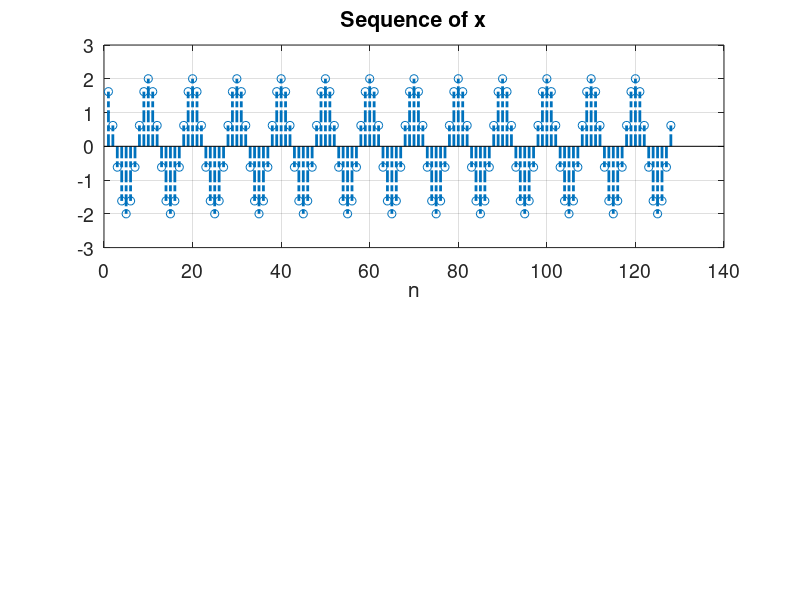

Reproduce this figure in MATLAB. (Note: this script raises an error after producing the figure.)
clc;clear;
close all;

%% Information
% Author : Limin Gu
% Date   : 2021/09/28
% Function : DFT of gate function

%% Parameters
H = 2;                  % Height of gate funciton
Lx = 128;                % Points of signal x

Nf = 128;                % Points of f aixs;

%% Create signal x
if Nf >= Lx
    % Zero-padding
    N0 = Nf-Lx;
    n = 1:1:Nf;
    x = zeros(1,Nf);
    x(1:Lx) = H;
    x(1:Lx) = H*cos(2*pi*0.1*(1:1:Lx));
    
elseif Nf < Lx
    % Wrapping
    NN = ceil(Lx/Nf);
    n = 1:1:Nf*NN;
    x = zeros(1,Nf*NN);
    x(1:Lx) = H;
    x(1:Lx) = H*cos(2*pi*0.1*(1:1:Lx));

end

figure
subplot(211)
stem(n,x,'-.','lineWidth',2)
title('Sequence of x')
xlabel('n')
% xlim([1,100])
ylim([-H-1,H+1])
set(gca,'FontSize',14);
grid on

%% DFT
if Nf >= Lx
    X = my_DFT(n,x,Nf);
elseif Nf < Lx
   x1 = zeros(1,Nf);
   for ii = 0:1:NN-1
       x1 = x1+x(ii*Nf+1:(ii+1)*Nf);
   end
   n1 = 1:1:Nf;
   X = my_DFT(n1,x1,Nf);
end

X = fftshift(X);
f = -0.5:1/Nf:0.5-1/Nf;
f_2 = -0.5:1/1000:0.5;
X_2 = my_DTFT(n,x,f_2,'None');

%% FFT
X2 = fft(x,Nf);
X2 = fftshift(X2);

%% Plot
subplot(212)
hold on
stem(f,abs(X),'Linewidth',3)
plot(f_2,abs(X_2),'Linewidth',3)
stem(f,abs(X2),'Linewidth',3)
ylim([0,max(abs(X))+10])
legend('DFT','DTFT','FFT')
title('DFT of x')
xlabel('f')
ylabel('Amplitude')

set(gca,'FontSize',14);
grid on



%% DFT
function X = my_DFT(n,x,Nf)
    df = 1/Nf;
    f = 0:df:1-df;
    X = zeros(1,length(f));

    for jj = 1:length(f)
        X(jj) = sum(x.*exp(-1j*2*pi*f(jj)*n));
    end
end


